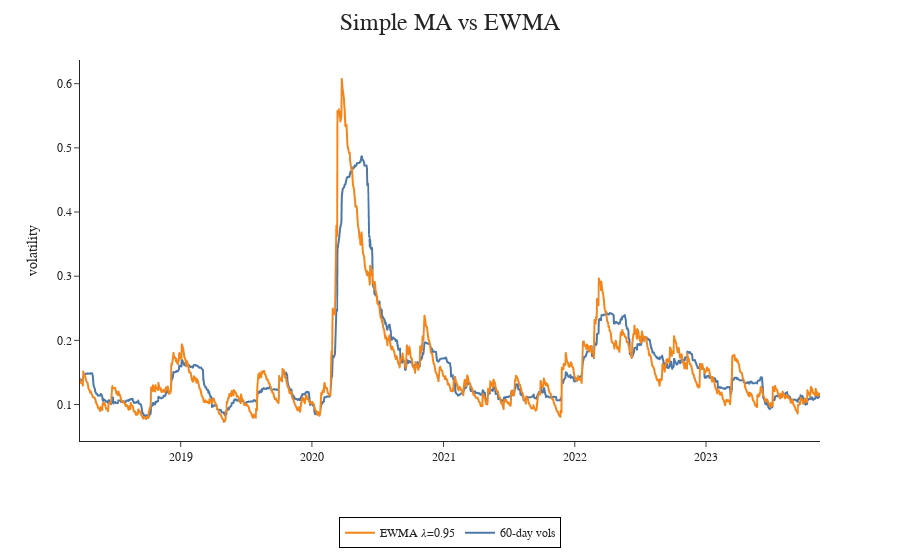

The code cell stored with this chart in its notebook:
### Markdown cell above
Let's now compare our estimates obtained using a 60-day SMA and EWMA 𝜆=0.95. When displaying the results on the same graph, it is evident how the two methods produce different risk measures. In particular, the EWMA estimate yields higher volatility than the equally weighted estimate but returns to typical levels faster due to its immunity to the leverage effect.

### Code cell
ewma95_stoxx = EWMA_Volatility(rets, 0.95)[1:]
std_ewma_comp = pd.concat([std_roll["60-day vols"], ewma95_stoxx], axis=1).dropna()
fig = px.line(std_ewma_comp)
fig.update_layout(legend_title = "", title_text = "Simple MA vs EWMA", 
                  xaxis_title= "", yaxis_title = "volatility") 
fig.show()

### Figure 1 — Plotly figure (JSON) as saved in the notebook; plotly's stock layout.template omitted (floating-point values rounded to 4 significant figures; data arrays with more than 128 entries replaced by an {"elided": "..."} marker saying what was removed)
{"data": [{"hovertemplate": "variable=60-day vols<br>date=%{x}<br>value=%{y}<extra></extra>", "legendgroup": "60-day vols", "line": {"color": "#4C78A8", "dash": "solid"}, "marker": {"symbol": "circle"}, "mode": "lines", "name": "60-day vols", "showlegend": true, "type": "scattergl", "x": {"elided": "1450 str values"}, "xaxis": "x", "y": {"elided": "1450 float values"}, "yaxis": "y"}, {"hovertemplate": "variable=EWMA 𝜆=0.95<br>date=%{x}<br>value=%{y}<extra></extra>", "legendgroup": "EWMA 𝜆=0.95", "line": {"color": "#F58518", "dash": "solid"}, "marker": {"symbol": "circle"}, "mode": "lines", "name": "EWMA 𝜆=0.95", "showlegend": true, "type": "scattergl", "x": {"elided": "1450 str values"}, "xaxis": "x", "y": {"elided": "1450 float values"}, "yaxis": "y"}], "layout": {"legend": {"title": {"text": ""}, "tracegroupgap": 0}, "margin": {"t": 60}, "title": {"text": "Simple MA vs EWMA"}, "xaxis": {"anchor": "y", "domain": [0, 1], "title": {"text": ""}}, "yaxis": {"anchor": "x", "domain": [0, 1], "title": {"text": "volatility"}}}}
